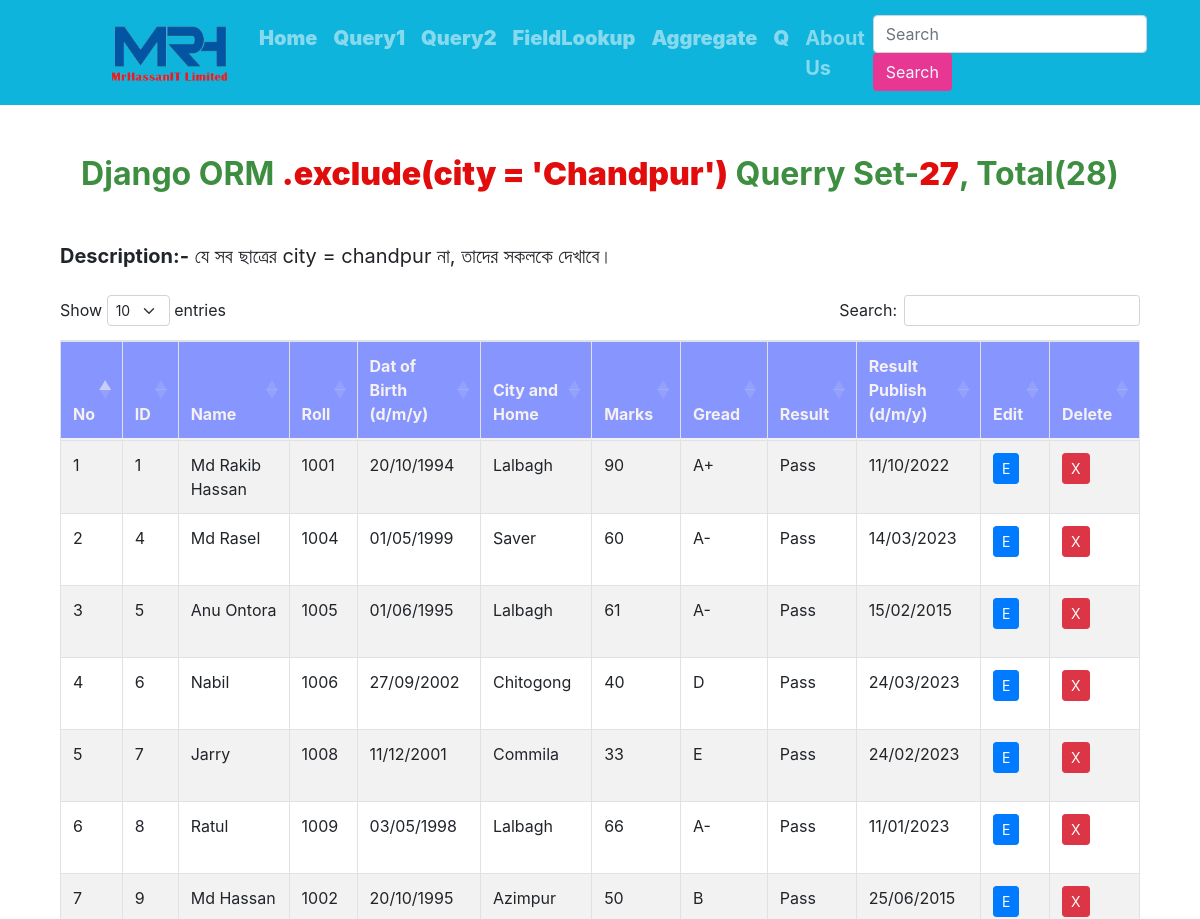
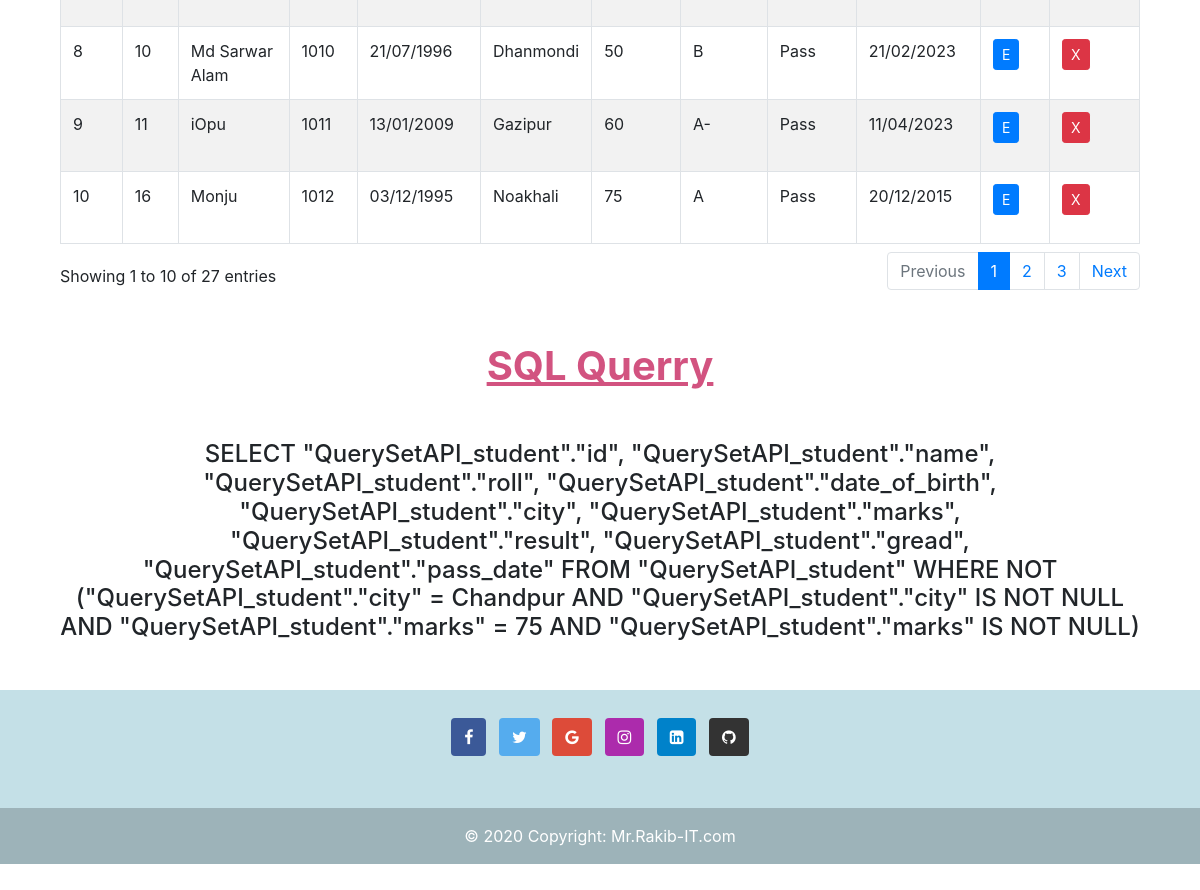
Page /exclude_city/ on the committed database (2 pictures, top to bottom).
### QuerySetAPI/models.py (models this page shows, shortened)
class Student(models.Model):
    name = models.CharField(max_length=50, null=True, blank=True)
    roll = models.IntegerField(null=True, blank=True)
    date_of_birth = models.DateField()
    city = models.CharField(max_length=50, null=True, blank=True)
    marks = models.IntegerField(null=True, blank=True)
    result = models.CharField(max_length=20, choices=(
        ('Pass','Pass'),
        ('Fail','Fail')
        ), null=True, blank=True)
    gread = models.CharField(max_length=10, choices=(
        ('A+','A+'),
        ('A' ,'A' ),
        ('A-','A-'),
        ('B' ,'B' ),
        ('C' ,'C' ),
        ('D' ,'D' ),
        ('E' ,'E' ),
        ('F' ,'F' ),
    ),null=True, blank=True)
    pass_date = models.DateField()

### QuerySetAPI/views.py (the view)
# urls.py: path('exclude_city/', exclude_city, name='exclude_city'),
def exclude_city(request):
    std_obj = Student.objects.exclude(city = 'Chandpur')
    std_obj = Student.objects.exclude(marks = 75, city = 'Chandpur')
    data = {
            'std_obj': std_obj,
            'SQL_querry': std_obj.query,
            'querry_title': ".exclude(city = 'Chandpur')",
            'total_student': Student.objects.all().count(),
            'total_obj': std_obj.count(),
            'descripetion': "যে সব ছাত্রের city = chandpur না, তাদের সকলকে দেখাবে।",
        }
    return render(request, 'all_query.html', data)

### templates/all_query.html (shortened to what this page needs)
{% extends "index.html" %}
{% load static %}
{% block style %}
    <link rel="stylesheet" href="https://cdn.jsdelivr.net/npm/bootstrap@4.5.3/dist/css/bootstrap.min.css">
    <link href="https://cdnjs.cloudflare.com/ajax/libs/twitter-bootstrap/4.5.2/css/bootstrap.css" rel="stylesheet" id="bootstrap-css">
    <link href="https://cdn.datatables.net/1.13.4/css/dataTables.bootstrap4.min.css" rel="stylesheet" id="bootstrap-css">
{% endblock style %}
{% block body %}
    {% if std_obj %}
    <div class="col-md-12 mb-5">
        <h2 class="text-center mb-5" style="margin-top: 50px; color: #3e8e41;">
            <b>Django ORM <b style="color: #e10d0d;">{{querry_title}}</b> Querry Set-<b style="color: #e10d0d;">{{total_obj}}</b>, Total({{total_student}})</b>
        </h2>
        <p class="mb-4" style="font-size: 20px;"><b>Description:-</b> {{descripetion}} </p>
        <div class="table-responsive">
            <table id="example" class="table table-striped table-bordered" style="width:100%">
                <thead style="background-color: #8696FE; color: #f5f1f1;">
                    <tr>
                        <th>No</th>
                        <th>ID</th>
                        <th>Name</th>
                        <th>Roll</th>
                        <th>Dat of Birth (d/m/y)</th>
                        <th>City and Home</th>
                        <th>Marks</th>
                        <th>Gread</th>
                        <th>Result</th>
                        <th>Result Publish (d/m/y)</th>
                        <th>Edit</th>
                        <th>Delete</th>
                    </tr>
                </thead>
                <tbody>
                    {% for std in std_obj %}
                    <tr>
                        <td>{{forloop.counter}}</td>
                        <td>{{std.id}}</td>
                        <td>{{std.name}}</td>
                        <td>{{std.roll}}</td>
                        <td>{{std.date_of_birth|date:"d/m/Y"}}</td>
                        <td>{{std.city}}</td>
                        <td>{{std.marks}}</td>
                        <td>{{std.gread}}</td>
                        <td>{{std.result}}</td>
                        <td>{{std.pass_date|date:"d/m/Y"}}</td>
                        <td>
                            <p data-placement="top" data-toggle="tooltip" title="Edit">
                                <a href="{% url 'edit_student' std.id %}" class="btn btn-primary btn-sm">
                                    <span class="glyphicon glyphicon-pencil">E</span>
                                </a>
                            </p>
                        </td>
                        <td>
                            <p data-placement="top" data-toggle="tooltip" title="Delete">
                                <button type="button" class="btn btn-danger btn-sm" data-toggle="modal" data-target="#delete-{{forloop.counter}}">
                                    <span class="glyphicon glyphicon-trash">X</span>
                                </button>
                            </p>
                        </td>
                    </tr>
                    {% endfor %}
                </tbody>
            </table>
        </div>
        <h1 class="text-center" style="margin-top: 50px; color: #D25380;"><b><u>SQL Querry</u></b></h1>
        <h4 class="text-center" style="margin-top: 50px;">{{SQL_querry}}</h4>
    </div>
    {% endif %}
{% endblock body %}

### rows in the picture
Student: id "1", name "Md Rakib Hassan", roll "1001", date_of_birth "20/10/1994", city "Lalbagh", marks "90", gread "A+", result "Pass", pass_date "11/10/2022"
Student: id "4", name "Md Rasel", roll "1004", date_of_birth "01/05/1999", city "Saver", marks "60", gread "A-", result "Pass", pass_date "14/03/2023"
Student: id "5", name "Anu Ontora", roll "1005", date_of_birth "01/06/1995", city "Lalbagh", marks "61", gread "A-", result "Pass", pass_date "15/02/2015"
Student: id "6", name "Nabil", roll "1006", date_of_birth "27/09/2002", city "Chitogong", marks "40", gread "D", result "Pass", pass_date "24/03/2023"
Student: id "7", name "Jarry", roll "1008", date_of_birth "11/12/2001", city "Commila", marks "33", gread "E", result "Pass", pass_date "24/02/2023"
Student: id "8", name "Ratul", roll "1009", date_of_birth "03/05/1998", city "Lalbagh", marks "66", gread "A-", result "Pass", pass_date "11/01/2023"
Student: id "9", name "Md Hassan", roll "1002", date_of_birth "20/10/1995", city "Azimpur", marks "50", gread "B", result "Pass", pass_date "25/06/2015"
Student: id "10", name "Md Sarwar Alam", roll "1010", date_of_birth "21/07/1996", city "Dhanmondi", marks "50", gread "B", result "Pass", pass_date "21/02/2023"
Student: id "11", name "iOpu", roll "1011", date_of_birth "13/01/2009", city "Gazipur", marks "60", gread "A-", result "Pass", pass_date "11/04/2023"
Student: id "16", name "Monju", roll "1012", date_of_birth "03/12/1995", city "Noakhali", marks "75", gread "A", result "Pass", pass_date "20/12/2015"

### other values in the picture
{{ querry_title }} ".exclude(city = 'Chandpur')"
{{ total_obj }} "27"
{{ total_student }} "28"
{{ descripetion }} "যে সব ছাত্রের city = chandpur না, তাদের সকলকে দেখাবে।"
